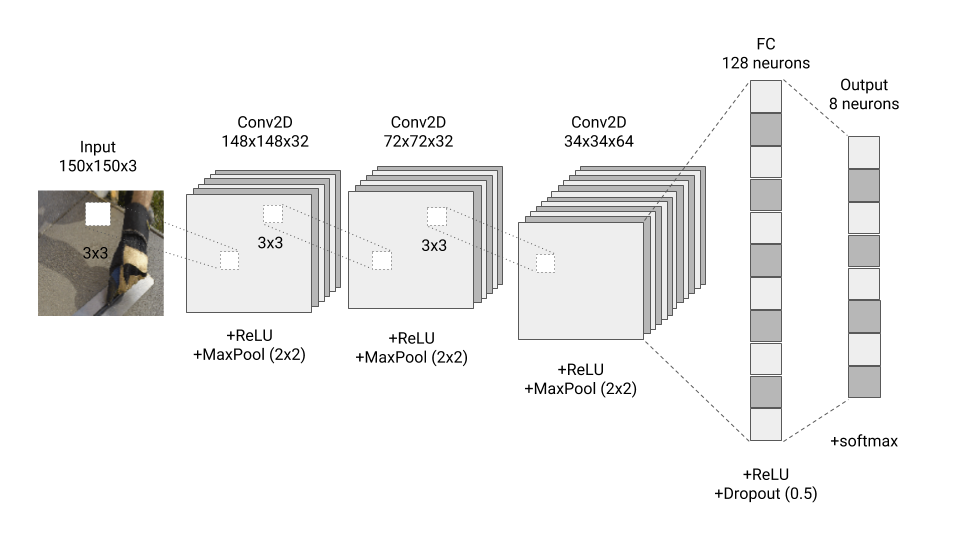
#> input picture simple_cnn/simple_cnn_arch.png, 960 x 540 px
$ python image_resize.py ../simple_cnn 100
#> lines starting #> are read from the running program, lines starting #| are printed output that depends on the picture
from PIL import Image
import os, sys

if len(sys.argv) < 3:
    print("Usage: python image_resize.py <root-dir> <size in pixels>")
    sys.exit(2)

rootdir = sys.argv[1]
size = int(sys.argv[2])

for subdir, dirs, files in os.walk(rootdir):
    for f in files:

        img = Image.open(subdir+'/'+ f)
#> img is the input picture: PIL image 960x540 RGB; mean R, G, B 240.4, 240.2, 239.9
        newimg = img.resize((size, size))
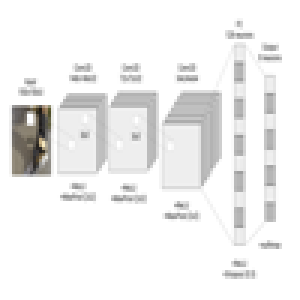
#> newimg: PIL image 100x100 RGB (shown 3 times larger); mean R, G, B 240.2, 240, 239.7
        newimg.save(subdir+'/'+ f,img.format)
        img.close()
